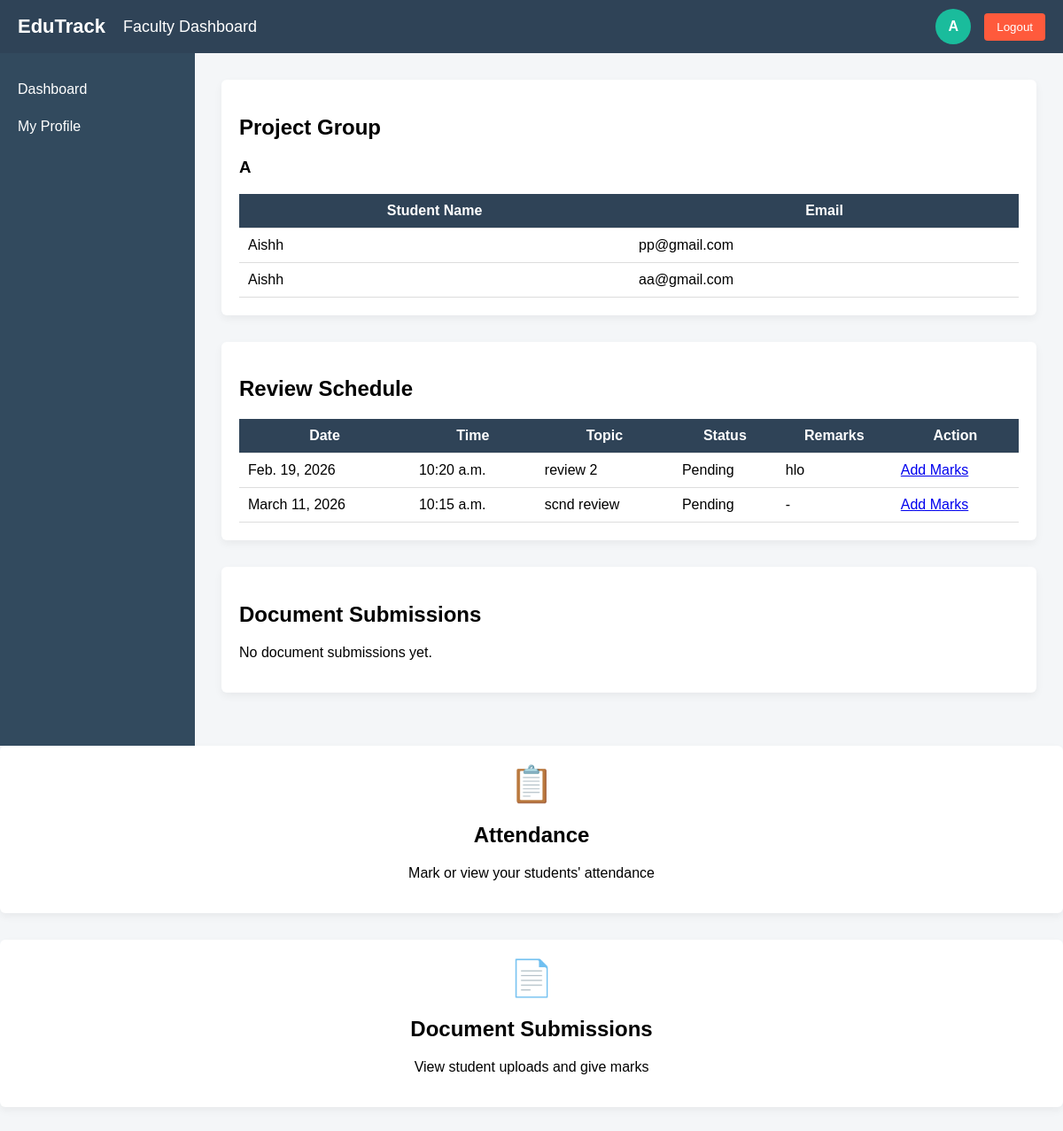
The app's page /faculty/dashboard/ (signed in), older data.
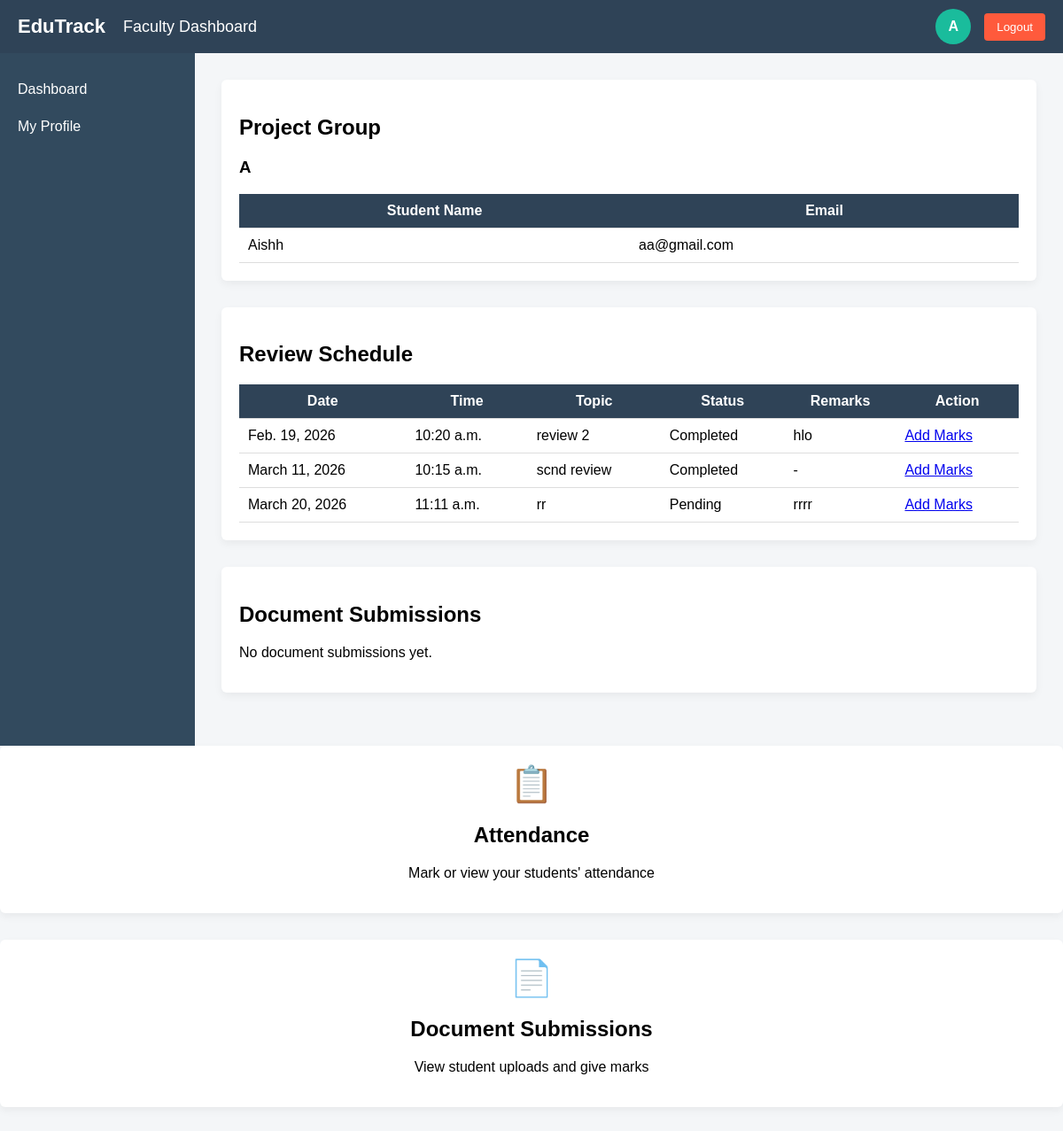
The same page, newer data.
### Admin/models.py (models this page shows, shortened)
class Student(models.Model):
    admission_number = models.CharField(max_length=30, unique=True)
    name = models.CharField(max_length=100)
    email = models.EmailField(unique=True)
    phone = models.CharField(max_length=15)
    department = models.CharField(max_length=50)
    course = models.CharField(max_length=10)  # BCA / MCA
    academic_batch = models.CharField(max_length=20)  # previously course_batch
    file_batch = models.CharField(max_length=5)  # A/B/C/D
    password = models.CharField(max_length=255)

class ReviewSchedule(models.Model):
    review_date = models.DateField()
    review_time = models.TimeField()
    review_topic = models.CharField(max_length=200)
    STATUS_CHOICES = [
        ('Pending', 'Pending'),
        ('Completed', 'Completed'),
        ('Cancelled', 'Cancelled'),
    ]
    review_status = models.CharField(max_length=20, choices=STATUS_CHOICES, default='Pending')
    remarks = models.TextField(blank=True, null=True)  # optional notes
    created_at = models.DateTimeField(auto_now_add=True)
    updated_at = models.DateTimeField(auto_now=True)

### faculty/views.py (the view)
# urls.py: path('dashboard/', views.homepage, name='homepage'),
def homepage(request):
    if 'faculty_id' not in request.session:
        return redirect('guest:guest_login')
    faculty = Faculty.objects.get(id=request.session['faculty_id'])
    group = ProjectGroup.objects.filter(faculty=faculty).first()
    students = []
    if group:
        students = group.students.all()
    reviews = ReviewSchedule.objects.all().order_by('review_date', 'review_time')
    return render(request, 'Faculty/faculty_dashboard.html', {
        'faculty': faculty,
        'group': group,
        'students': students,
        'reviews': reviews
    })

### faculty/templates/faculty/faculty_dashboard.html (shortened to what this page needs)
<!doctype html>
<html lang="en">
  <head>
  </head>
  <body>
    <div class="top-bar">
      <div class="left-top">
        <div class="app-name">EduTrack</div>
        <div class="page-title">Faculty Dashboard</div>
      </div>
      <div class="right-top">
        <div class="profile-circle" onclick="toggleProfile()">
          {{ faculty.name|slice:":1" }}
        </div>
        <a href="{% url 'faculty:logout' %}">
          <button class="logout-btn">Logout</button>
        </a>
      </div>
    </div>
    <div class="container">
      <div class="sidebar">
        <a href="#">Dashboard</a>
        <a href="#">My Profile</a>
      </div>
      <div class="content">
        <div class="card">
          <h2>Project Group</h2>
          {% if group %}
          <h3>{{ group.group_name }}</h3>
          <table>
            <tr>
              <th>Student Name</th>
              <th>Email</th>
            </tr>
            {% for student in students %}
            <tr>
              <td>{{ student.name }}</td>
              <td>{{ student.email }}</td>
            </tr>
            {% empty %}
            <tr>
              <td colspan="2">No students assigned</td>
            </tr>
            {% endfor %}
          </table>
          {% else %}
          <p>No project group assigned yet.</p>
          {% endif %}
        </div>
        <div class="card">
          <h2>Review Schedule</h2>
          {% if reviews %}
          <table>
            <tr>
              <th>Date</th>
              <th>Time</th>
              <th>Topic</th>
              <th>Status</th>
              <th>Remarks</th>
              <th>Action</th>
            </tr>
            {% for review in reviews %}
            <tr>
              <td>{{ review.review_date }}</td>
              <td>{{ review.review_time }}</td>
              <td>{{ review.review_topic }}</td>
              <td>{{ review.review_status }}</td>
              <td>{{ review.remarks|default:"-" }}</td>
              <td>
                <a href="{% url 'faculty:add_review_marks' review.id %}"
                  >Add Marks</a
                >
              </td>
            </tr>
            {% endfor %}
          </table>
          {% else %}
          <p>No review schedule available.</p>
          {% endif %}
        </div>
        <div class="card">
          <h2>Document Submissions</h2>
          {% if submissions %}
          <table>
            <tr>
              <th>Student</th>
              <th>Schedule</th>
              <th>Submitted At</th>
              <th>File</th>
              <th>Mark</th>
              <th>Action</th>
            </tr>
            {% for submission in submissions %}
            <tr>
              <td>{{ submission.student.name }}</td>
              <td>{{ submission.schedule.title }}</td>
              <td>{{ submission.submitted_at }}</td>
              <td>
                <a href="{{ submission.file.url }}" target="_blank">
                  View File
                </a>
              </td>
              <td>
                {% if submission.mark %} {{ submission.mark }} {% else %} Not
                graded {% endif %}
              </td>
              <td>
                <a href="{% url 'faculty:give_mark' submission.id %}">
                  <button class="give-mark-btn">Give Mark</button>
                </a>
              </td>
            </tr>
            {% endfor %}
          </table>
          {% else %}
          <p>No document submissions yet.</p>
          {% endif %}
        </div>
      </div>
    </div>
    <div
      class="card"
      style="text-align: center; cursor: pointer"
      onclick="window.location.href='{% url 'faculty:attendance_mark' %}'"
    >
      <div style="font-size: 40px; color: #1abc9c; margin-bottom: 10px">📋</div>
      <h2>Attendance</h2>
      <p>Mark or view your students' attendance</p>
    </div>
<div class="card"
     style="text-align:center; cursor:pointer"
     onclick="window.location.href='{% url 'faculty:document_schedules' %}'">
  <div style="font-size:40px; margin-bottom:10px">📄</div>
  <h2>Document Submissions</h2>
  <p>View student uploads and give marks</p>
</div>
  </body>
</html>

Row changes from the older to the newer data that the page shows:
removed Student: name "Aishh", email "pp@gmail.com"
changed ReviewSchedule "Feb. 19, 2026": review_status "Pending" → "Completed"
changed ReviewSchedule "March 11, 2026": review_status "Pending" → "Completed"
added ReviewSchedule: review_date "March 20, 2026", review_time "11:11 a.m.", review_topic "rr", review_status "Pending", remarks "rrrr"
